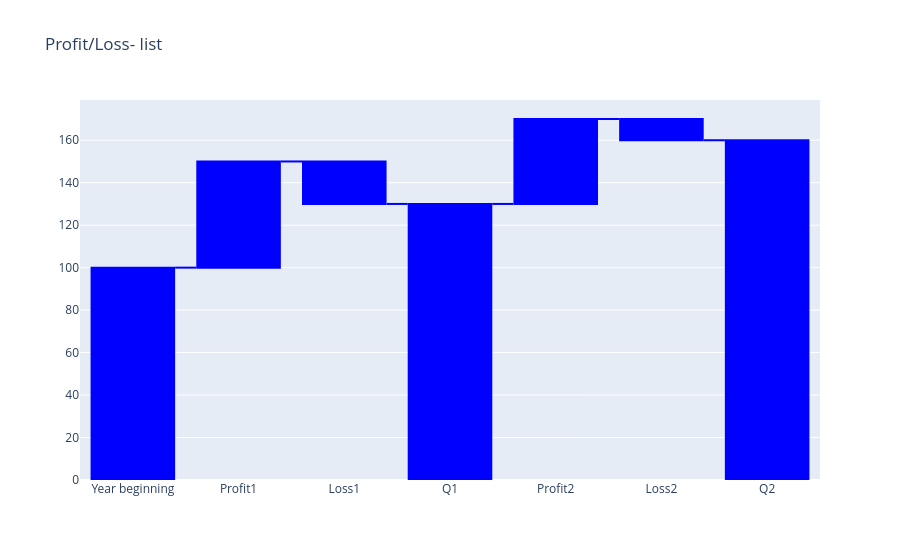

Source (notebook cell):
### Markdown cell above
We can set the coñours of individual elements, or set them all to the same colour

### Code cell
waterfall_df = pd.DataFrame({
    'Category': ["Year beginning", "Profit1", "Loss1", "Q1", "Profit2", "Loss2", "Q2"],
    'Value': [100, 50, -20, 0, 40, -10, 0],
    'measure': ['absolute','relative', 'relative','total', 'relative','relative','total']

})
fig_waterfall = pxx.waterfall(
                             categories=["Year beginning", "Profit1", "Loss1", "Q1", "Profit2", "Loss2", "Q2"], 
h                             data=[100, 50, -20, 0, 40, -10, 0], 
                             measure=['absolute','relative', 'relative','total', 'relative','relative','total'],
                             title="Profit/Loss- list",
                             color='blue', 
                             )
fig_waterfall.show()

### Figure 1 — Plotly figure (JSON) as saved in the notebook; plotly's stock layout.template omitted (floating-point values rounded to 4 significant figures)
{"data": [{"connector": {"line": {"color": "blue"}}, "decreasing": {"marker": {"color": "blue"}}, "increasing": {"marker": {"color": "blue"}}, "measure": ["absolute", "relative", "relative", "total", "relative", "relative", "total"], "orientation": "v", "textposition": "outside", "totals": {"marker": {"color": "blue"}}, "type": "waterfall", "x": ["Year beginning", "Profit1", "Loss1", "Q1", "Profit2", "Loss2", "Q2"], "y": [100, 50, -20, 0, 40, -10, 0]}], "layout": {"title": {"text": "Profit/Loss- list"}}}
